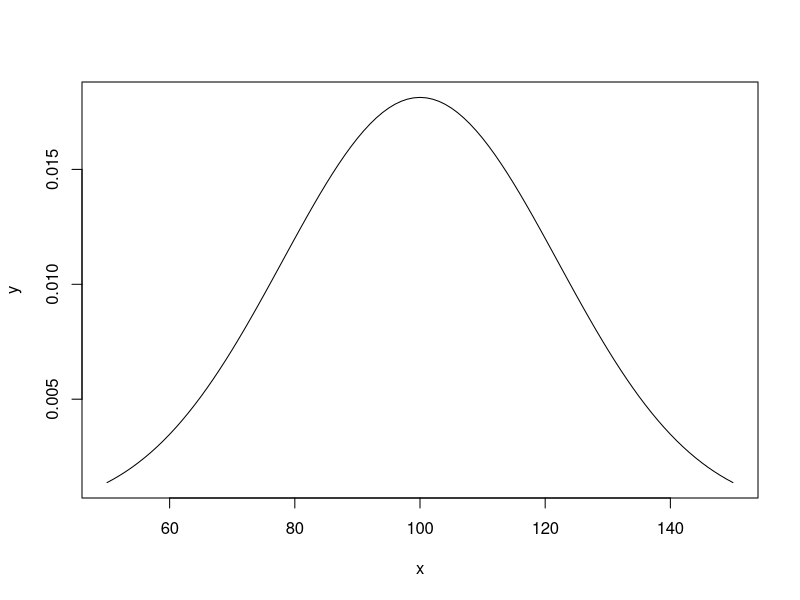

Here is the R script that generated this plot: (Note: this script raises an error after producing the figure.)
# q1

## represents the probability density only (in continuous distribution)
## it does not represent the probability (area), the density only requires the height (at each point)
q1 = dunif(x = 6, min = 1, max = 120)
q1 = dunif(x = 5, min = 1, max = 120)
q1 = dunif(x = 5.5, min = 1, max = 120)


q2 = punif(q = 10, min = 1, max = 120) - punif(q = 5, min = 1, max = 120)

q3 = punif(q = 110, min = 1, max = 120) - punif(q = 75, min = 1, max = 120)

mean = 121/2
var = (120-1)^2/12
sd = sqrt(var)

# mode: 众数 none


# q2
dnorm(x =33, mean = 100, sd = 22)
dnorm (100,100,22)

## 对于连续分布，不用再担心阈值的问题，不用往前或往后取值
pnorm(140, 100, 22) - pnorm (135, 100, 22)
pnorm(70,100,22)
1- pnorm(120,100,22)

## visualization

x <- seq(50, 150, length=101)
y <- dnorm(x,100,22)

### l: line type, p: point type
plot (x,y,type = "l")


## 用ggplot才需要构建dataframe
### 构建dataframe的不同方法
z = cbind(x,y)
df = as.data.frame(z)
### method 2
dat = data.frame(d = dnorm(50:150,100,22), n = 50:150)
ggplot(dat,aes(y=d,x=n)) + geom_line()

### 原本的数据库只有x轴的数据，y的数据是stat_function算出来的。args=arguments
my_norm = ggplot(data = data.frame(x = c(50, 150)), aes(x)) +
  stat_function(fun = dnorm, n = 101, args = list(mean = 100, sd = 22)) + ylab("") +
  scale_y_continuous(breaks = NULL) + theme_bw()

###
my_norm + stat_function(fun = dnorm,  args = list(mean = 100, sd = 22), xlim = c(50,60), geom = "area", fill = "red", alpha = 0.5)
